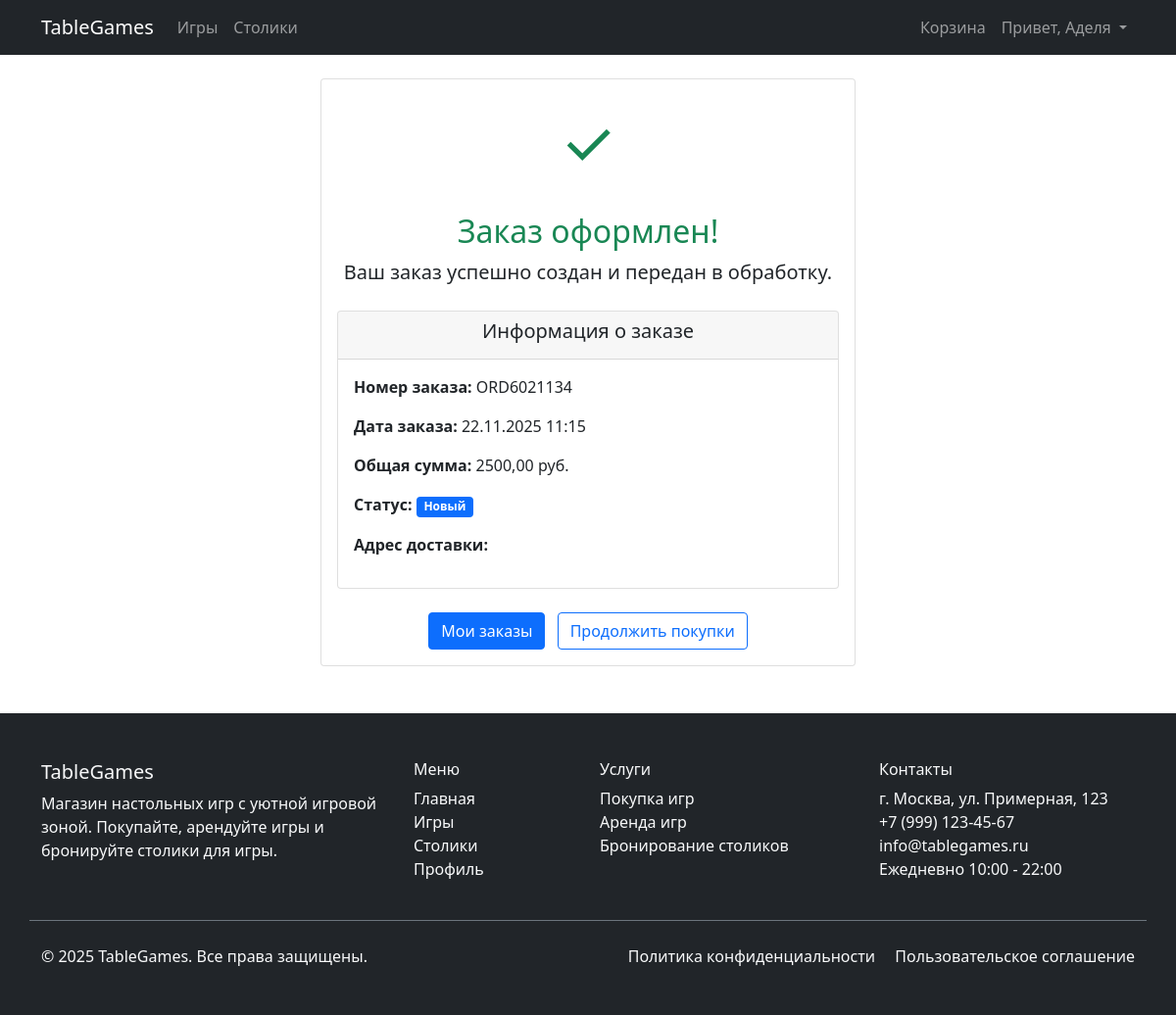
The app's page /order/success/1/ (signed in) with its own data.
### tablegames/models.py (models this page shows, shortened)
class PurchaseOrder(models.Model):
    STATUS_CHOICES = [
        ('new', 'Новый'),
        ('confirmed', 'Подтвержден'),
        ('processing', 'В обработке'),
        ('shipped', 'Отправлен'),
        ('delivered', 'Доставлен'),
        ('cancelled', 'Отменен'),
    ]
    customer = models.ForeignKey(Customer, on_delete=models.CASCADE, verbose_name='Клиент')
    order_number = models.CharField(max_length=20, unique=True, verbose_name='Номер заказа')
    total_amount = models.DecimalField(max_digits=10, decimal_places=2, verbose_name='Общая сумма')
    status = models.CharField(max_length=20, choices=STATUS_CHOICES, default='new', verbose_name='Статус')
    shipping_address = models.TextField(verbose_name='Адрес доставки')
    created_at = models.DateTimeField(auto_now_add=True)
    updated_at = models.DateTimeField(auto_now=True)
    class Meta:
        verbose_name = 'Заказ на покупку'
        verbose_name_plural = 'Заказы на покупку'
        ordering = ['-created_at']

### tablegames/views.py (the view)
# urls.py: path('order/success/<int:order_id>/', views.order_success, name='order_success'),
@login_required
def order_success(request, order_id):
    order = get_object_or_404(PurchaseOrder, id=order_id, customer__user=request.user)
    return render(request, 'tablegames/order_success.html', {'order': order})

### tablegames/templates/tablegames/order_success.html (shortened to what this page needs)
{% extends 'tablegames/base.html' %}
{% block content %}
<div class="row justify-content-center">
    <div class="col-md-6">
        <div class="card">
            <div class="card-body text-center">
                <div class="mb-4">
                    <div class="text-success" style="font-size: 4rem;">✓</div>
                </div>
                <h2 class="card-title text-success">Заказ оформлен!</h2>
                <p class="lead">Ваш заказ успешно создан и передан в обработку.</p>
                <div class="card mt-4">
                    <div class="card-header">
                        <h5>Информация о заказе</h5>
                    </div>
                    <div class="card-body text-start">
                        <p><strong>Номер заказа:</strong> {{ order.order_number }}</p>
                        <p><strong>Дата заказа:</strong> {{ order.created_at|date:"d.m.Y H:i" }}</p>
                        <p><strong>Общая сумма:</strong> {{ order.total_amount }} руб.</p>
                        <p><strong>Статус:</strong>
                            <span class="badge bg-{% if order.status == 'new' %}primary{% else %}secondary{% endif %}">
                                {{ order.get_status_display }}
                            </span>
                        </p>
                        <p><strong>Адрес доставки:</strong> {{ order.shipping_address }}</p>
                    </div>
                </div>
                <div class="mt-4">
                    <a href="{% url 'order_list' %}" class="btn btn-primary me-2">Мои заказы</a>
                    <a href="{% url 'game_list' %}" class="btn btn-outline-primary">Продолжить покупки</a>
                </div>
            </div>
        </div>
    </div>
</div>
{% endblock %}

### tablegames/templates/tablegames/base.html (shortened to what this page needs)
<!DOCTYPE html>
<html lang="ru">
<head>
    <link href="https://cdn.jsdelivr.net/npm/bootstrap@5.1.3/dist/css/bootstrap.min.css" rel="stylesheet">
    {% load static %}
</head>
<body class="d-flex flex-column min-vh-100">
    <nav class="navbar navbar-expand-lg navbar-dark bg-dark">
    <div class="container">
        <a class="navbar-brand" href="{% url 'index' %}">TableGames</a>
        <div class="collapse navbar-collapse" id="navbarNav">
            <ul class="navbar-nav me-auto">
                <li class="nav-item">
                    <a class="nav-link" href="{% url 'game_list' %}">Игры</a>
                </li>
                <li class="nav-item">
                    <a class="nav-link" href="{% url 'table_list' %}">Столики</a>
                </li>
            </ul>
            <ul class="navbar-nav">
                {% if user.is_authenticated %}
                <li class="nav-item">
                    <a class="nav-link" href="{% url 'cart_view' %}">Корзина</a>
                </li>
                <li class="nav-item dropdown">
                    <a class="nav-link dropdown-toggle" href="#" role="button" data-bs-toggle="dropdown">
                        Привет, {{ user.first_name|default:user.username }}
                    </a>
                </li>
                {% endif %}
            </ul>
        </div>
    </div>
</nav>
    <main class="flex-grow-1">
        <div class="container mt-4">
            {% block content %}
            {% endblock %}
        </div>
    </main>
    <footer class="bg-dark text-light mt-5">
        <div class="container py-5">
            <div class="row">
                <div class="col-md-4 mb-4">
                    <h5>TableGames</h5>
                    <p>Магазин настольных игр с уютной игровой зоной. Покупайте, арендуйте игры и бронируйте столики для игры.</p>
                </div>
                <div class="col-md-2 mb-4">
                    <h6>Меню</h6>
                    <ul class="list-unstyled">
                        <li><a href="{% url 'index' %}" class="text-light text-decoration-none">Главная</a></li>
                        <li><a href="{% url 'game_list' %}" class="text-light text-decoration-none">Игры</a></li>
                        <li><a href="{% url 'table_list' %}" class="text-light text-decoration-none">Столики</a></li>
                        <li><a href="{% url 'profile' %}" class="text-light text-decoration-none">Профиль</a></li>
                    </ul>
                </div>
                <div class="col-md-3 mb-4">
                    <h6>Услуги</h6>
                    <ul class="list-unstyled">
                        <li><a href="{% url 'game_list' %}" class="text-light text-decoration-none">Покупка игр</a></li>
                        <li><a href="{% url 'game_list' %}" class="text-light text-decoration-none">Аренда игр</a></li>
                        <li><a href="{% url 'table_list' %}" class="text-light text-decoration-none">Бронирование столиков</a></li>
                    </ul>
                </div>
                <div class="col-md-3 mb-4">
                    <h6>Контакты</h6>
                    <ul class="list-unstyled">
                        <li>г. Москва, ул. Примерная, 123</li>
                        <li>+7 (999) 123-45-67</li>
                        <li>info@tablegames.ru</li>
                        <li>Ежедневно 10:00 - 22:00</li>
                    </ul>
                </div>
            </div>
            <div class="row pt-4 border-top border-secondary">
                <div class="col-md-6">
                    <p class="mb-0">&copy; 2025 TableGames. Все права защищены.</p>
                </div>
                <div class="col-md-6 text-md-end">
                    <a href="#" class="text-light text-decoration-none me-3">Политика конфиденциальности</a>
                    <a href="#" class="text-light text-decoration-none">Пользовательское соглашение</a>
                </div>
            </div>
        </div>
    </footer>
</body>
</html>

### records on screen
PurchaseOrder: order_number "ORD6021134", created_at "22.11.2025 11:15", total_amount "2500,00", status "Новый"

### other values on screen
{{ user.first_name|default:user.username }} "Аделя"
